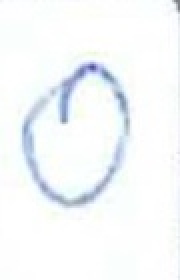
#> input picture my_digits_new/train/0/Zero_full (1021).jpg, 90 x 140 px (shown 2 times larger); its folder holds only this picture in this run
$ python -i preprocessing.py   (imports and definitions only)
#> lines starting #> are read from the running program, lines starting #| are printed output that depends on the picture; after the words box and inside, x2 and y2 are one past the last pixel; in counts of white or black regions, pixels touching at a corner belong together
from __future__ import annotations

from pathlib import Path

import numpy as np
import tensorflow as tf
from PIL import Image, ImageFilter

from digit_pipeline.data import IMAGE_EXTENSIONS, build_digit_augmenter


# [14 lines left out: function predict_tta, not called in this run]


def dilate(mask: np.ndarray, iterations: int = 1) -> np.ndarray:
    current = mask.copy()
    height, width = current.shape

    for _ in range(iterations):
        padded = np.pad(current, 1, mode="constant", constant_values=False)
        expanded = np.zeros_like(current, dtype=bool)
        for dy in range(3):
            for dx in range(3):
                expanded |= padded[dy : dy + height, dx : dx + width]
        current = expanded

    return current


def erode(mask: np.ndarray, iterations: int = 1) -> np.ndarray:
    current = mask.copy()
    height, width = current.shape

    for _ in range(iterations):
        padded = np.pad(current, 1, mode="constant", constant_values=True)
        reduced = np.ones_like(current, dtype=bool)
        for dy in range(3):
            for dx in range(3):
                reduced &= padded[dy : dy + height, dx : dx + width]
        current = reduced

    return current


def keep_large_components(
    mask: np.ndarray,
    *,
    min_pixels: int = 25,
    keep_ratio: float = 0.25,
) -> np.ndarray:
    height, width = mask.shape
    visited = np.zeros_like(mask, dtype=bool)
    components: list[list[tuple[int, int]]] = []

    for row in range(height):
        for col in range(width):
            if mask[row, col] and not visited[row, col]:
                stack = [(row, col)]
                visited[row, col] = True
                component: list[tuple[int, int]] = []

                while stack:
                    current_row, current_col = stack.pop()
                    component.append((current_row, current_col))

                    for row_offset, col_offset in [(-1, 0), (1, 0), (0, -1), (0, 1)]:
                        next_row = current_row + row_offset
                        next_col = current_col + col_offset

                        if (
                            0 <= next_row < height
                            and 0 <= next_col < width
                            and mask[next_row, next_col]
                            and not visited[next_row, next_col]
                        ):
                            visited[next_row, next_col] = True
                            stack.append((next_row, next_col))

                components.append(component)

    if not components:
        return mask

    sizes = np.array([len(component) for component in components], dtype=int)
    threshold = max(min_pixels, int(sizes.max() * keep_ratio))
    output = np.zeros_like(mask, dtype=bool)

    for component, size in zip(components, sizes):
        if size >= threshold:
            rows, cols = zip(*component)
            output[np.array(rows), np.array(cols)] = True

    return output


def shift_image(img: np.ndarray, shift_x: int, shift_y: int) -> np.ndarray:
    height, width = img.shape
    shifted = np.zeros_like(img)

    src_x0 = max(0, -shift_x)
    src_x1 = min(width, width - shift_x)
    dst_x0 = max(0, shift_x)
    dst_x1 = min(width, width + shift_x)

    src_y0 = max(0, -shift_y)
    src_y1 = min(height, height - shift_y)
    dst_y0 = max(0, shift_y)
    dst_y1 = min(height, height + shift_y)

    shifted[dst_y0:dst_y1, dst_x0:dst_x1] = img[src_y0:src_y1, src_x0:src_x1]
    return shifted


def preprocess_handwritten_mnist_like(
    image_path: str | Path,
    *,
    threshold: float = 0.22,
) -> tuple[np.ndarray, Image.Image]:
#> called with threshold = 0.22
    with Image.open(image_path) as raw_image:
#> raw_image is the input picture: PIL image 90x140 RGB; mean R, G, B 245.6, 248.6, 250.1
        image = raw_image.convert("RGBA")

    background = Image.new("RGBA", image.size, (255, 255, 255, 255))
#> background: PIL image 90x140 RGBA; every value is 255
    grayscale = Image.alpha_composite(background, image).convert("L")
    pixel_array = np.array(grayscale).astype(np.uint8)

    if pixel_array.mean() > 127:
        pixel_array = 255 - pixel_array
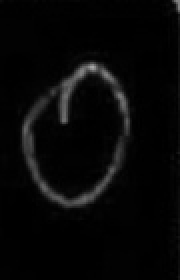
#> pixel_array: shape (140, 90) (shown 2 times larger); min 0, max 167, mean 7.1

    normalized = pixel_array.astype("float32") / 255.0
    mask = normalized > threshold
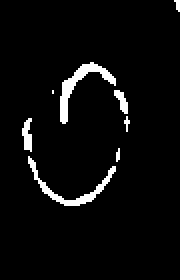
#> mask: shape (140, 90) bool (shown 2 times larger); 4.2% white; 8 white regions (4 under 20 px), largest, box (x1, y1, x2, y2) and area: (30, 31, 58, 62) 209, (14, 78, 58, 103) 184, (11, 59, 16, 76) 58, (57, 45, 64, 57) 45
    mask = dilate(mask, iterations=1)
#> after the loop in dilate, `for _ in range(iterations):`:
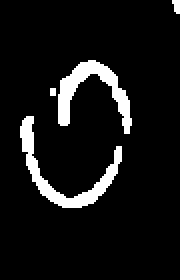
#> current: shape (140, 90) bool (shown 2 times larger); 8% white; 4 white regions (1 under 20 px), largest, box (x1, y1, x2, y2) and area: (10, 58, 61, 104) 503, (29, 30, 66, 67) 467, (86, 0, 90, 7) 22
    mask = erode(mask, iterations=1)
#> after the loop in erode, `for _ in range(iterations):`: current: shape (140, 90) bool; 4.3% white; 6 white regions (3 under 20 px), largest, box (x1, y1, x2, y2) and area: (30, 31, 65, 66) 269, (14, 78, 58, 103) 184, (11, 59, 16, 76) 60
    mask = keep_large_components(mask, min_pixels=25, keep_ratio=0.20)
#> after the loop in keep_large_components, `for component, size in zip(components, sizes):`:
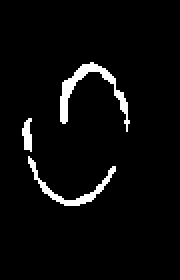
#> output: shape (140, 90) bool (shown 2 times larger); 4.1% white; 3 white regions, box (x1, y1, x2, y2) and area: (30, 31, 65, 66) 269, (14, 78, 58, 103) 184, (11, 59, 16, 76) 60

    if mask.sum() == 0:
        canvas = Image.new("L", (28, 28), 0)
        x = (np.array(canvas).astype("float32") / 255.0).reshape(1, 28, 28, 1)
        return x, canvas

    ys, xs = np.where(mask)
#> ys = 513 values from 31 to 102; xs = 513 values, max 64 at index 264, min 11 at index 281, mean 37.32
    y0, y1 = ys.min(), ys.max() + 1
#> y0 = 31; y1 = 103
    x0, x1 = xs.min(), xs.max() + 1
#> x0 = 11; x1 = 65
    cropped = (pixel_array * mask.astype(np.uint8))[y0:y1, x0:x1]
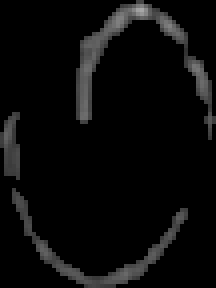
#> cropped: shape (72, 54) (shown 4 times larger); min 0, max 167, mean 10.5

    digit = Image.fromarray(cropped)
    width, height = digit.size
#> width = 54; height = 72
    scale = 20.0 / max(width, height)
#> scale = 0.278
    resized_width = max(1, int(round(width * scale)))
#> resized_width = 15
    resized_height = max(1, int(round(height * scale)))
#> resized_height = 20
    digit = digit.resize((resized_width, resized_height), Image.Resampling.LANCZOS)

    canvas = Image.new("L", (28, 28), 0)
#> canvas: PIL image 28x28 L; every value is 0
    left = (28 - resized_width) // 2
#> left = 6
    top = (28 - resized_height) // 2
#> top = 4
    canvas.paste(digit, (left, top))
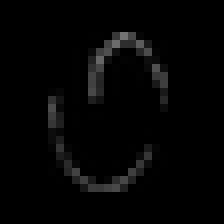
#> canvas: PIL image 28x28 L (shown 8 times larger); min 0, max 115, mean 4.5

    shifted = np.array(canvas).astype(np.uint8)
    weights = shifted.astype("float32")
    total_weight = weights.sum()
#> total_weight = 3543

    if total_weight > 0:
        yy, xx = np.indices(shifted.shape)
        center_y = (yy * weights).sum() / total_weight
#> center_y = 12.53
        center_x = (xx * weights).sum() / total_weight
#> center_x = 13.12
        shifted = shift_image(
            shifted,
            int(round(13.5 - center_x)),
            int(round(13.5 - center_y)),
        )
#> in shift_image, `shifted[dst_y0:dst_y1, dst_x0:dst_x1] = img[src_y0:src_y1, src_x0:src_..`:
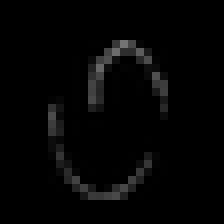
#> shifted: shape (28, 28) (shown 8 times larger); min 0, max 115, mean 4.5
        canvas = Image.fromarray(shifted)

    canvas = canvas.filter(ImageFilter.GaussianBlur(radius=0.4))
    x = (np.array(canvas).astype("float32") / 255.0).reshape(1, 28, 28, 1)
    return x, canvas


# [33 lines left out: function convert_dataset_directory, not called in this run]

>>> result = preprocess_handwritten_mnist_like('../my_digits_new/train/0/Zero_full (1021).jpg')

$ run again, on my_digits_new/train/0/Zero_full (1290).jpg
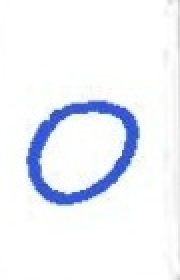
#> input picture my_digits_new/train/0/Zero_full (1290).jpg, 90 x 140 px (shown 2 times larger)
#> in preprocess_handwritten_mnist_like, raw_image is the input picture: PIL image 90x140 RGB; mean R, G, B 238.5, 241.6, 248.9
#> background: PIL image 90x140 RGBA; every value is 255
#> in preprocess_handwritten_mnist_like, `mask = normalized > threshold`:
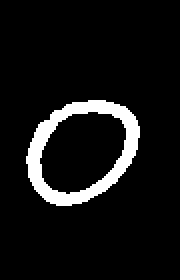
#> mask: shape (140, 90) bool (shown 2 times larger); 7.7% white; 1 white region, box (x1, y1, x2, y2) and area: (13, 50, 70, 103) 973
#> ys = 975 values from 50 to 102; xs = 975 values, max 69 at index 319, min 13 at index 529, mean 40.31
#> y0 = 50; y1 = 103
#> x0 = 13; x1 = 70
#> total_weight = 18880
#> center_y = 12.68
#> center_x = 13.25
#> in shift_image, `shifted[dst_y0:dst_y1, dst_x0:dst_x1] = img[src_y0:src_y1, src_x0:src_..`:
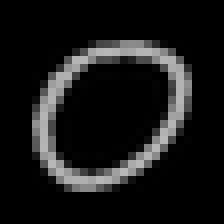
#> shifted: shape (28, 28) (shown 8 times larger); min 0, max 184, mean 24.1

$ run again, on my_digits_new/train/0/Zero_full (1371).jpg
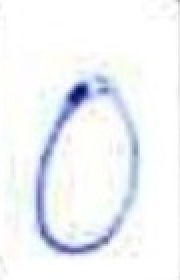
#> input picture my_digits_new/train/0/Zero_full (1371).jpg, 90 x 140 px (shown 2 times larger)
#> in preprocess_handwritten_mnist_like, raw_image is the input picture: PIL image 90x140 RGB; mean R, G, B 241.2, 243.8, 247
#> background: PIL image 90x140 RGBA; every value is 255
#> mask: shape (140, 90) bool; 6.5% white; 5 white regions (2 under 20 px), largest, box (x1, y1, x2, y2) and area: (18, 40, 61, 128) 659, (64, 61, 69, 95) 81, (48, 38, 58, 48) 57
#> after the loop in keep_large_components, `for component, size in zip(components, sizes):`:
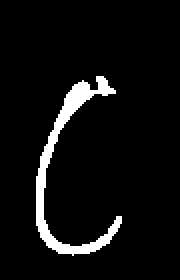
#> output: shape (140, 90) bool (shown 2 times larger); 5.8% white; 1 white region, box (x1, y1, x2, y2) and area: (18, 38, 61, 128) 725
#> ys = 725 values from 38 to 127; xs = 725 values, max 60 at index 467, min 18 at index 375, mean 34.17
#> y0 = 38; y1 = 128
#> x0 = 18; x1 = 61
#> total_weight = 4288
#> center_y = 13.8
#> center_x = 12.35
#> in shift_image, `shifted[dst_y0:dst_y1, dst_x0:dst_x1] = img[src_y0:src_y1, src_x0:src_..`:
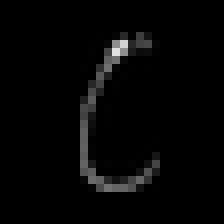
#> shifted: shape (28, 28) (shown 8 times larger); min 0, max 225, mean 5.5

$ run again, on my_digits_new/train/0/Zero_full (1454).jpg
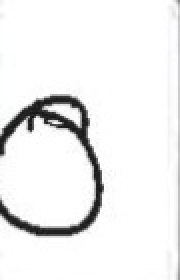
#> input picture my_digits_new/train/0/Zero_full (1454).jpg, 90 x 140 px (shown 2 times larger)
#> in preprocess_handwritten_mnist_like, raw_image is the input picture: PIL image 90x140 RGB; mean R, G, B 239.2, 239.2, 239.2
#> background: PIL image 90x140 RGBA; every value is 255
#> mask: shape (140, 90) bool; 8.3% white; 6 white regions (4 under 20 px), largest, box (x1, y1, x2, y2) and area: (0, 47, 52, 118) 964, (89, 79, 90, 140) 61
#> ys = 991 values from 47 to 117; xs = 991 values, max 51 at index 644, min 0 at index 412, mean 27.57
#> y0 = 47; y1 = 118
#> x0 = 0; x1 = 52
#> total_weight = 15149
#> center_y = 12.73
#> center_x = 13.65
#> in preprocess_handwritten_mnist_like, `canvas = canvas.filter(ImageFilter.GaussianBlur(radius=0.4))`:
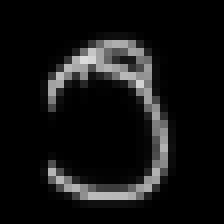
#> canvas: PIL image 28x28 L (shown 8 times larger); min 0, max 220, mean 19.3
